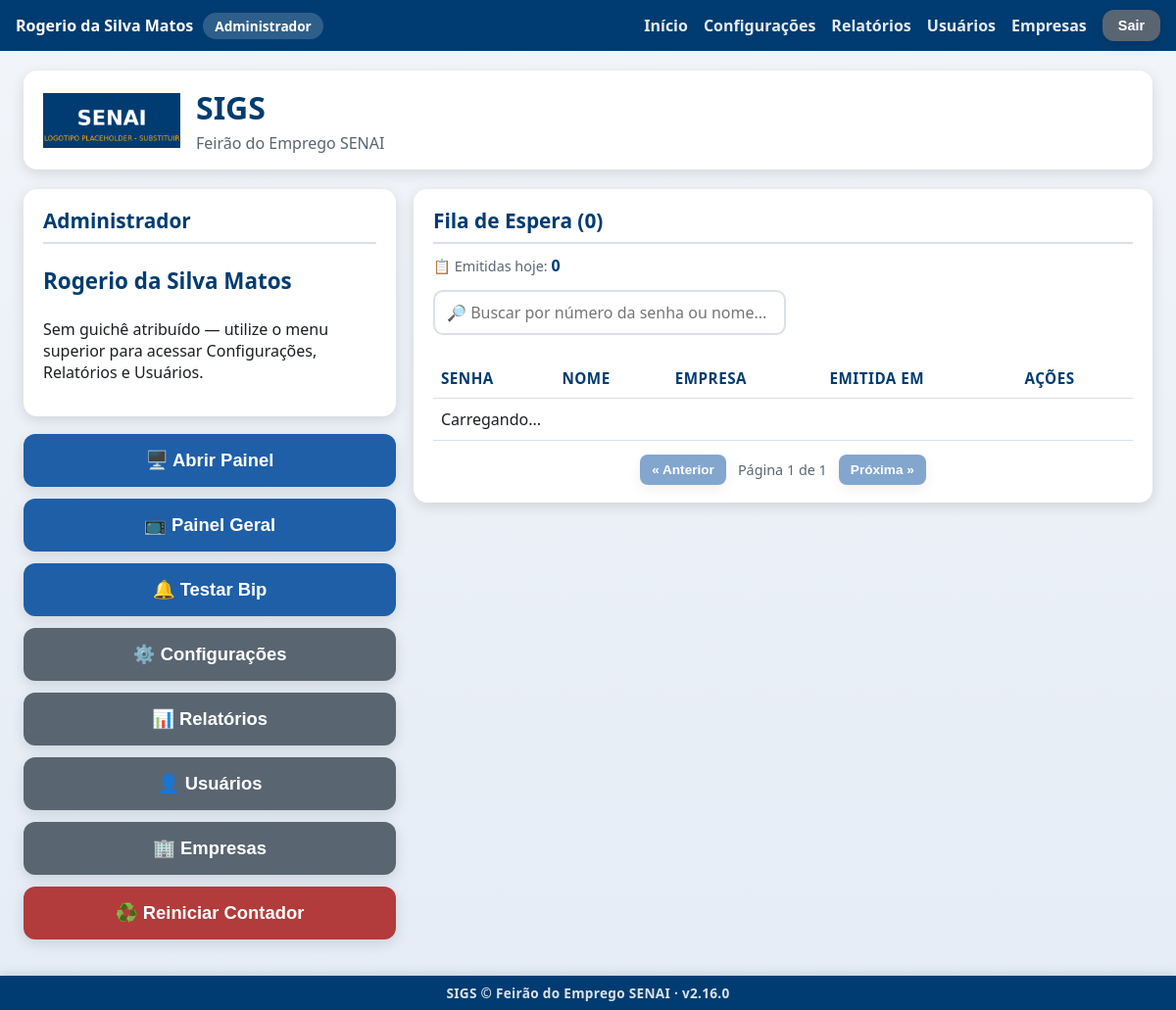
/ (signed in), run on the app's committed database.
### tables this page shows
CREATE TABLE usuarios (
            id INTEGER PRIMARY KEY AUTOINCREMENT,
            nome_completo TEXT NOT NULL,
            login TEXT NOT NULL UNIQUE,
            senha_hash TEXT NOT NULL,
            perfil TEXT NOT NULL DEFAULT 'atendente',
            ativo INTEGER NOT NULL DEFAULT 1,
            data_criacao TEXT NOT NULL,
            ultimo_login TEXT
        , empresa_id INTEGER REFERENCES empresas (id), provisionado_por_chave INTEGER NOT NULL DEFAULT 0);

CREATE TABLE configuracoes (
                    chave TEXT PRIMARY KEY,
                    valor TEXT NOT NULL
                );

### app.py (the view)
@app.route("/")
@auth.login_required
def index():
    configuracoes = config_manager.obter_todas()
    usuario_sessao = auth.usuario_logado()
    empresa_recrutador = None
    if usuario_sessao and usuario_sessao.get("perfil") == PerfilUsuario.RECRUTADOR:
        empresa_id = usuario_sessao.get("empresa_id")
        if empresa_id:
            empresa_recrutador = database.obter_empresa_por_id(empresa_id)
    return render_template("index.html", config=configuracoes, empresa_recrutador=empresa_recrutador)

### app.py (called while the page is built)
@app.context_processor
def injetar_usuario_logado():
    usuario_sessao = auth.usuario_logado()
    identidade_empresa = None
    if usuario_sessao and usuario_sessao.get("perfil") == PerfilUsuario.RECRUTADOR:
        empresa_id = usuario_sessao.get("empresa_id")
        if empresa_id:
            empresa = database.obter_empresa_por_id(empresa_id)
            if empresa and (empresa.logo_path or empresa.cor_principal):
                identidade_empresa = {"logo_path": empresa.logo_path, "cor": empresa.cor_principal}
    return {
        "usuario_logado": usuario_sessao,
        "eh_admin": auth.eh_admin(),
        "sigs_versao": SIGS_VERSAO,
        "identidade_empresa": identidade_empresa,
    }

### auth.py (called while the page is built)
def usuario_logado() -> Optional[dict]:
    usuario_id = session.get(CHAVE_SESSAO_USUARIO_ID)
    if usuario_id is None:
        return None
    return {
        "id": usuario_id,
        "nome_completo": session.get(CHAVE_SESSAO_NOME),
        "login": session.get(CHAVE_SESSAO_LOGIN),
        "perfil": session.get(CHAVE_SESSAO_PERFIL),
        "guiche": session.get(CHAVE_SESSAO_GUICHE),
        "empresa_id": session.get(CHAVE_SESSAO_EMPRESA_ID),
        "empresa_nome": session.get(CHAVE_SESSAO_EMPRESA_NOME),
    }

def eh_admin() -> bool:
    return session.get(CHAVE_SESSAO_PERFIL) == PerfilUsuario.ADMIN

### config.py (called while the page is built)
    def _conectar(self) -> sqlite3.Connection:
        conexao = sqlite3.connect(str(DATABASE_PATH), timeout=10, check_same_thread=False)
        conexao.row_factory = sqlite3.Row
        return conexao

    def obter_todas(self) -> Dict[str, Any]:
        with self._conectar() as conexao:
            linhas = conexao.execute(f"SELECT chave, valor FROM {TABELA_CONFIGURACOES}").fetchall()
        resultado: Dict[str, Any] = {}
        for linha in linhas:
            chave, valor = linha["chave"], linha["valor"]
            if chave in CHAVES_INTEIRAS:
                try:
                    resultado[chave] = int(valor)
                except (TypeError, ValueError):
                    resultado[chave] = 0
            else:
                resultado[chave] = valor
        return resultado

### database.py (called while the page is built)
@contextmanager
def get_connection() -> Generator[sqlite3.Connection, None, None]:
    conexao = sqlite3.connect(str(DATABASE_PATH), timeout=10, check_same_thread=False)
    conexao.row_factory = sqlite3.Row
    conexao.execute("PRAGMA journal_mode = WAL")
    conexao.execute("PRAGMA foreign_keys = ON")
    try:
        yield conexao
    finally:
        conexao.close()

### templates/index.html (shortened to what this page needs)
{% extends "layout.html" %}
{% block conteudo %}
<div class="pagina pagina-larga">
    <header class="cabecalho">
        <img class="logo"
             src="{% if identidade_empresa and identidade_empresa.logo_path %}{{ url_for('static', filename=identidade_empresa.logo_path) }}{% else %}{{ url_for('static', filename='img/logo.png') }}{% endif %}"
             alt="Logo">
        <div class="titulo-evento">
            <h1>SIGS</h1>
            <p>{{ config.nome_evento }}</p>
        </div>
    </header>
    <main class="conteudo-principal conteudo-principal--tela-principal">
        <div class="coluna-menu">
        {% if usuario_logado.perfil == 'atendente' %}
        <section class="card card-identificacao">
            <h2>Atendente Logado</h2>
            <div class="identificacao-sessao">
                <div class="identificacao-item">
                    <span class="identificacao-label">Nome</span>
                    <span class="identificacao-valor">{{ usuario_logado.nome_completo }}</span>
                </div>
                <div class="identificacao-item">
                    <span class="identificacao-label">Guichê</span>
                    <span class="identificacao-valor">
                        {% if usuario_logado.guiche %}
                            {{ '%02d' | format(usuario_logado.guiche) }}
                        {% else %}
                            Nenhum guichê livre
                        {% endif %}
                    </span>
                </div>
            </div>
            {% if not usuario_logado.guiche %}
            <p class="mensagem-status erro">
                Todos os guichês estão ocupados no momento. Peça a um administrador para
                aumentar a quantidade de guichês em Configurações, ou aguarde a liberação de um guichê.
            </p>
            {% endif %}
        </section>
        {% else %}
        <section class="card card-identificacao">
            <h2>{{ 'Administrador' if eh_admin else 'Emissor de Senhas' }}</h2>
            <p class="identificacao-valor">{{ usuario_logado.nome_completo }}</p>
            {% if eh_admin %}
            <p>Sem guichê atribuído — utilize o menu superior para acessar
               Configurações, Relatórios e Usuários.</p>
            {% else %}
            <p>Sem guichê atribuído — este perfil apenas emite senhas para a
               fila; a chamada e o atendimento são feitos pelos usuários com
               perfil atendente ou recrutador.</p>
            {% endif %}
        </section>
        {% endif %}
        <section class="grade-botoes">
            {% set emissao_bloqueada = usuario_logado.perfil == 'recrutador' and empresa_recrutador and empresa_recrutador.emissao_bloqueada_em %}
            <button id="btn-abrir-painel" class="botao botao-secundario botao-grande">
                🖥️ Abrir Painel
            </button>
            <button id="btn-abrir-painel-geral" class="botao botao-secundario botao-grande">
                📺 Painel Geral
            </button>
            <button id="btn-testar-bip" class="botao botao-secundario botao-grande">
                🔔 Testar Bip
            </button>
            {% if eh_admin %}
            <button id="btn-configuracoes" class="botao botao-terciario botao-grande">
                ⚙️ Configurações
            </button>
            <button id="btn-relatorios" class="botao botao-terciario botao-grande">
                📊 Relatórios
            </button>
            <button id="btn-usuarios" class="botao botao-terciario botao-grande">
                👤 Usuários
            </button>
            <button id="btn-empresas" class="botao botao-terciario botao-grande">
                🏢 Empresas
            </button>
            <button id="btn-reiniciar" class="botao botao-alerta botao-grande">
                ♻️ Reiniciar Contador
            </button>
            {% endif %}
        </section>
        </div>
        <div class="coluna-fila">
        <section class="card card-fila">
            <h2>Fila de Espera (<span id="fila-total">0</span>)</h2>
            <p class="resumo-emitidas-hoje">
                📋 Emitidas hoje: <strong id="total-emitidas-hoje">0</strong>
            </p>
            <input type="text" id="busca-fila" class="campo-busca-tabela"
                   placeholder="🔎 Buscar por número da senha ou nome...">
            <table class="tabela-fila">
                <thead>
                    <tr>
                        <th>Senha</th>
                        <th>Nome</th>
                        <th>Empresa</th>
                        <th>Emitida em</th>
                        <th>Ações</th>
                    </tr>
                </thead>
                <tbody id="fila-corpo">
                    <tr><td colspan="6">Carregando...</td></tr>
                </tbody>
            </table>
            <div class="paginacao-fila" id="fila-paginacao">
                <button type="button" id="btn-fila-anterior" class="botao botao-secundario botao-acao-pequeno" disabled>
                    « Anterior
                </button>
                <span id="fila-pagina-info">Página 1 de 1</span>
                <button type="button" id="btn-fila-proxima" class="botao botao-secundario botao-acao-pequeno" disabled>
                    Próxima »
                </button>
            </div>
        </section>
        </div>
    </main>
</div>
{% endblock %}

### templates/layout.html (shortened to what this page needs)
<!DOCTYPE html>
<html lang="pt-BR">
<head>
    <link rel="stylesheet" href="{{ url_for('static', filename='css/style.css') }}">
</head>
<body>
    {% if usuario_logado %}
    <div class="barra-usuario">
        <span class="barra-usuario-info">
            {{ usuario_logado.nome_completo }}
            <span class="barra-usuario-perfil">
                {% if eh_admin %}Administrador
                {% elif usuario_logado.perfil == 'emissor' %}Emissor de Senhas
                {% elif usuario_logado.perfil == 'recrutador' %}Recrutador{% if usuario_logado.empresa_nome %} — {{ usuario_logado.empresa_nome }}{% endif %}
                {% else %}Atendente
                {% endif %}
            </span>
        </span>
        <span class="barra-usuario-acoes">
            <a href="{{ url_for('index') }}">Início</a>
            {% if eh_admin %}
                <a href="{{ url_for('configuracoes_tela') }}">Configurações</a>
                <a href="{{ url_for('relatorios_tela') }}">Relatórios</a>
                <a href="{{ url_for('usuarios_tela') }}">Usuários</a>
                <a href="{{ url_for('empresas_tela') }}">Empresas</a>
            {% elif usuario_logado.perfil == 'recrutador' %}
                <!-- Recrutador também acessa Relatórios (somente da própria
                     empresa — ver auth.admin_ou_recrutador_required e
                     relatorios_tela em app.py), mas não os demais itens do
                     menu administrativo. -->
                <a href="{{ url_for('relatorios_tela') }}">Relatórios</a>
            {% endif %}
            <form method="POST" action="{{ url_for('logout_tela') }}" class="form-logout">
                <button type="submit" class="botao botao-terciario botao-sair">Sair</button>
            </form>
        </span>
    </div>
    {% endif %}
    {% block conteudo %}{% endblock %}
    {% if request.endpoint != 'painel' %}
    <footer class="rodape-sigs">
        SIGS &copy; {{ config.nome_evento if config else 'SENAI' }} &middot; v{{ sigs_versao }}
    </footer>
    {% endif %}
</body>
</html>

### data on the page
usuarios: nome_completo "Rogerio da Silva Matos"
configuracoes: nome_evento "Feirão do Emprego SENAI", valor "Feirão do Emprego SENAI"

### other printed values
{{ 'Administrador' if eh_admin else 'Emissor de Senhas' }} "Administrador"
{{ sigs_versao }} "2.16.0"
